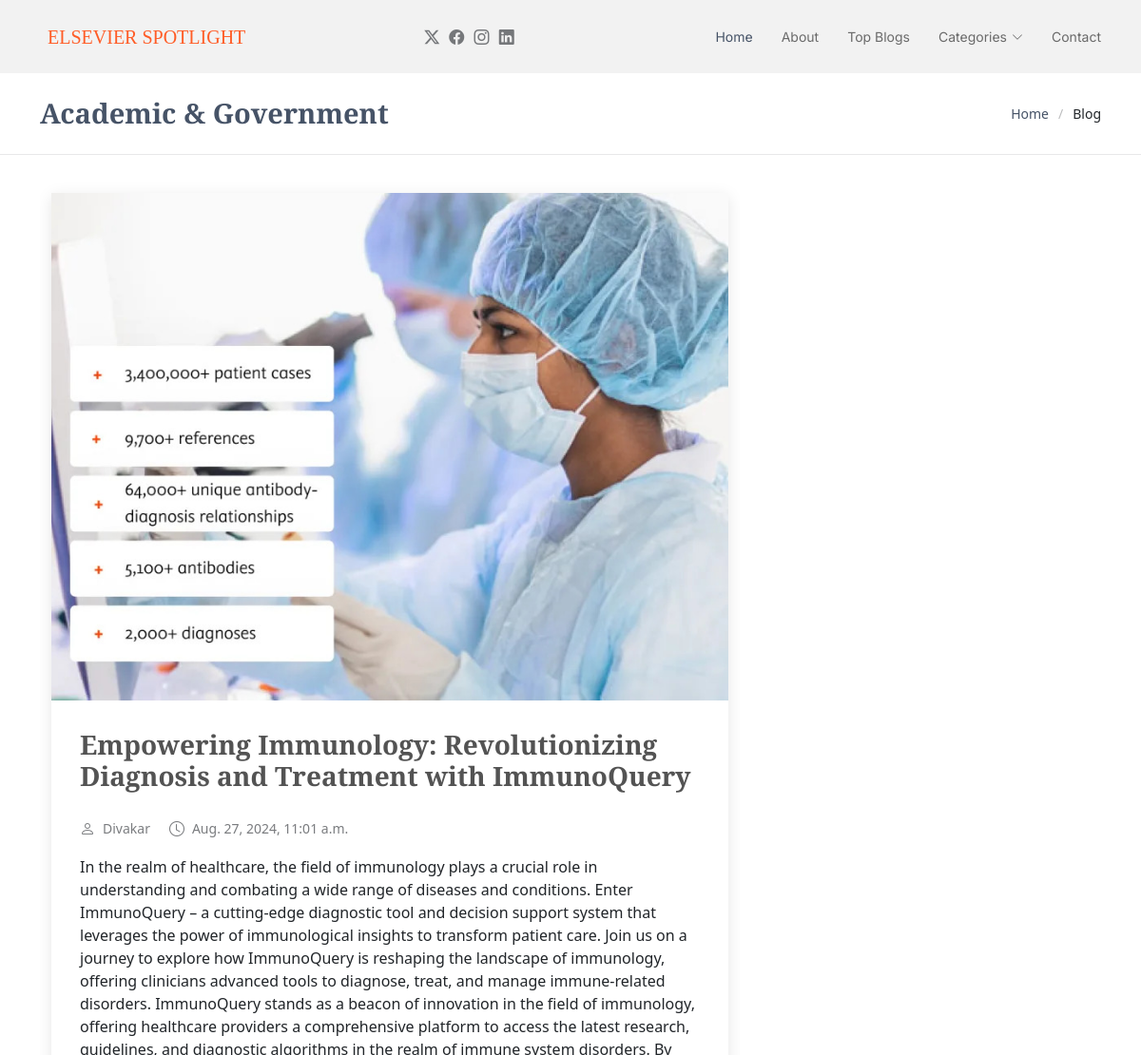
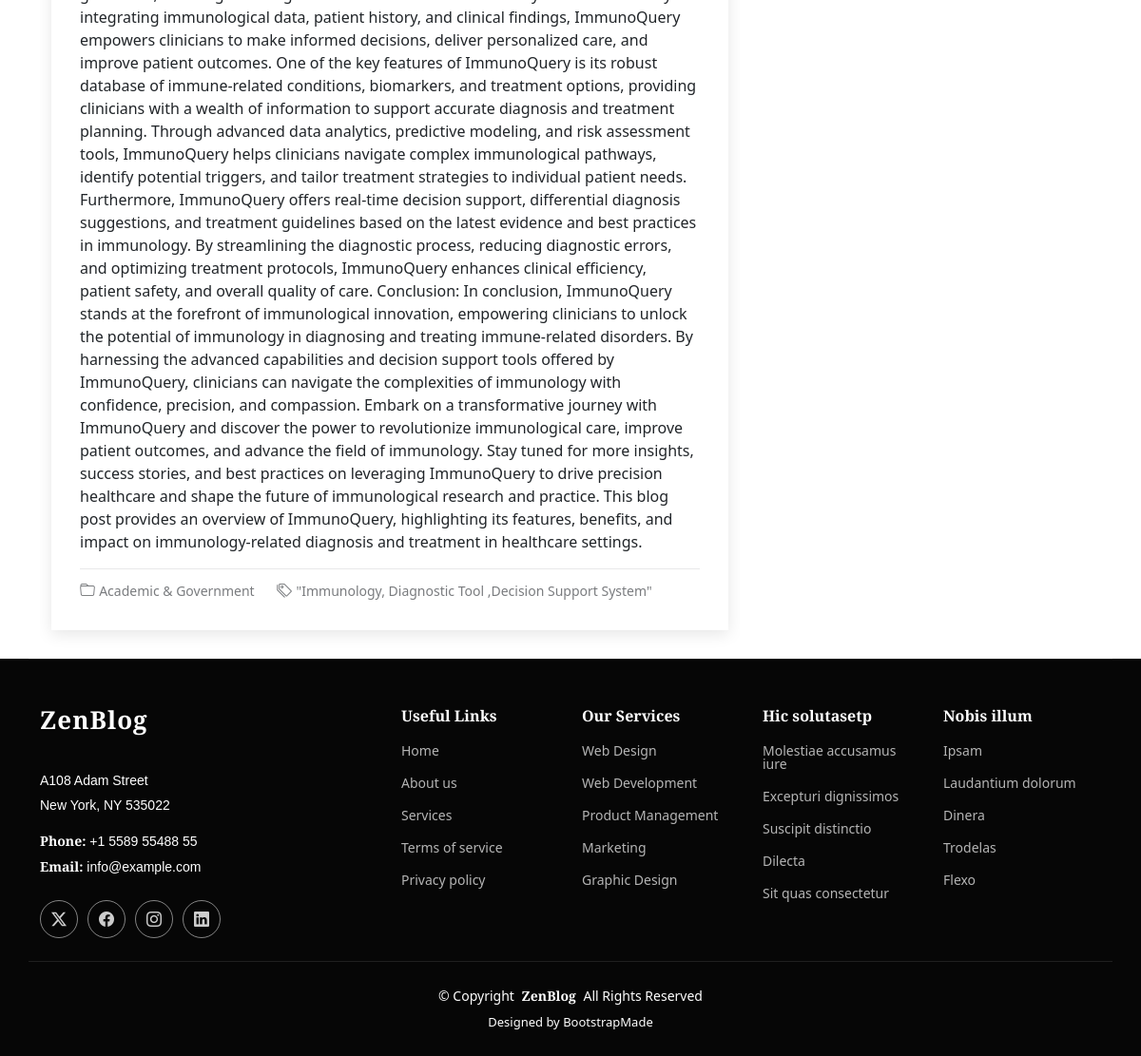
/a_g/revolutionizing-immunology-care-with-immunoquery/, run on the app's committed database (2 pictures, top to bottom).
### a_g/models.py (models this page shows, shortened)
class ag1(models.Model):
    title = models.CharField(max_length=200, unique=True)
    name=models.CharField(max_length=100,blank=False)
    slug = models.SlugField(max_length=200, unique=True)
    author = models.ForeignKey(User, on_delete= models.CASCADE,related_name='ag_posts')
    updated_on = models.DateTimeField(auto_now= True)
    content = models.TextField()
    created_on = models.DateTimeField(auto_now_add=True)
    status = models.IntegerField(choices=STATUS, default=0)
    categories=models.CharField(max_length=300,blank=False)
    tags=models.CharField(max_length=300,blank=False)
    text=models.CharField(max_length=300,blank=False)
    image=models.ImageField(upload_to='ag1/',blank=False)
    image1=models.ImageField(upload_to='ag1/',blank=False)
    image2=models.ImageField(upload_to='ag1/',blank=False)
    class Meta:
        ordering = ['-created_on']

### a_g/views.py (the view)
# urls.py: path('<slug:slug>/', views.PostDetail, name='post_detail_ag'),
def PostDetail(request,slug):
    agblogdata = get_object_or_404(ag1, slug=slug)
    context1={
        'ag':agblogdata
    }
    return render(request,'post_detail_ag.html',context1)

### templates/post_detail_ag.html (shortened to what this page needs)
{% load static %}
<!DOCTYPE html>
<html lang="en">
<head>
  <link href="{% static 'vendor/bootstrap/css/bootstrap.min.css'%}" rel="stylesheet">
  <link href="{% static 'vendor/bootstrap-icons/bootstrap-icons.css'%}" rel="stylesheet">
  <link href="{% static 'vendor/aos/aos.css'%}" rel="stylesheet">
  <link href="{% static 'vendor/swiper/swiper-bundle.min.css'%}" rel="stylesheet">
  <link href="{% static 'css/main.css'%}" rel="stylesheet">
</head>
<body class="single-post-page">
  <header id="header" class="header d-flex align-items-center sticky-top">
    <div class="container position-relative d-flex align-items-center justify-content-between">
      <a href="index.html" class="logo d-flex align-items-center me-auto me-xl-0">
        <h1 class="sitename">Elsevier Spotlight</h1>
      </a>
      <nav id="navmenu" class="navmenu">
        <ul>
          <li><a href="{% url 'home'%}" class="active">Home</a></li>
          <li><a href="{% url 'about'%}">About</a></li>
          <li><a href="{% url 'topblog'%}">Top Blogs</a></li>
          <li class="dropdown"><a href="{% url 'categories'%}"><span>Categories</span> <i class="bi bi-chevron-down toggle-dropdown"></i></a>
          </li>
          <li><a href="{% url 'contact'%}">Contact</a></li>
        </ul>
      </nav>
      <div class="header-social-links">
        <a href="#" class="twitter"><i class="bi bi-twitter-x"></i></a>
        <a href="#" class="facebook"><i class="bi bi-facebook"></i></a>
        <a href="#" class="instagram"><i class="bi bi-instagram"></i></a>
        <a href="#" class="linkedin"><i class="bi bi-linkedin"></i></a>
      </div>
    </div>
  </header>
  <main class="main">
    <div class="page-title">
      <div class="container d-lg-flex justify-content-between align-items-center">
        <h1 class="mb-2 mb-lg-0"><a href="{% url 'a_g'%}" style="font-size: 29px;">Academic & Government</a></h1>
        <nav class="breadcrumbs">
          <ol>
            <li><a href="{% url 'home'%}">Home</a></li>
            <li class="current">Blog</li>
          </ol>
        </nav>
      </div>
    </div>
    <div class="container">
      <div class="row">
        <div class="col-lg-8">
          <section id="blog-details" class="blog-details section">
            <div class="container">
              <article class="article">
                <div class="post-img">
                  <img src="{{ag.image.url}}"alt="" class="img-fluid">
                </div>
                <h2 class="title">{{ ag.title }}</h2>
                <div class="meta-top">
                  <ul>
                    <li class="d-flex align-items-center"><i class="bi bi-person"></i> <a href="blog-details.html">{{ ag.name }}</a></li>
                    <li class="d-flex align-items-center"><i class="bi bi-clock"></i> <a href="blog-details.html">{{ ag.created_on }}</a></li>
                  </ul>
                </div>
                <div class="content">
                  <p>{{ag.content}}</p>
                </div>
                <div class="meta-bottom">
                  <i class="bi bi-folder"></i>
                  <ul class="cats">
                    <li><a href="#">{{ag.categories}}</a></li>
                  </ul>
                  <i class="bi bi-tags"></i>
                  <ul class="tags">
                    <li><a href="#">"{{ag.tags}}"</a></li>
                  </ul>
                </div>
              </article>
            </div>
          </section>
        </div>
      </div>
    </div>
  </main>
  <footer id="footer" class="footer dark-background">
    <div class="container footer-top">
      <div class="row gy-4">
        <div class="col-lg-4 col-md-6 footer-about">
          <a href="index.html" class="logo d-flex align-items-center">
            <span class="sitename">ZenBlog</span>
          </a>
          <div class="footer-contact pt-3">
            <p>A108 Adam Street</p>
            <p>New York, NY 535022</p>
            <p class="mt-3"><strong>Phone:</strong> <span>+1 5589 55488 55</span></p>
            <p><strong>Email:</strong> <span>info@example.com</span></p>
          </div>
          <div class="social-links d-flex mt-4">
            <a href=""><i class="bi bi-twitter-x"></i></a>
            <a href=""><i class="bi bi-facebook"></i></a>
            <a href=""><i class="bi bi-instagram"></i></a>
            <a href=""><i class="bi bi-linkedin"></i></a>
          </div>
        </div>
        <div class="col-lg-2 col-md-3 footer-links">
          <h4>Useful Links</h4>
          <ul>
            <li><a href="#">Home</a></li>
            <li><a href="#">About us</a></li>
            <li><a href="#">Services</a></li>
            <li><a href="#">Terms of service</a></li>
            <li><a href="#">Privacy policy</a></li>
          </ul>
        </div>
        <div class="col-lg-2 col-md-3 footer-links">
          <h4>Our Services</h4>
          <ul>
            <li><a href="#">Web Design</a></li>
            <li><a href="#">Web Development</a></li>
            <li><a href="#">Product Management</a></li>
            <li><a href="#">Marketing</a></li>
            <li><a href="#">Graphic Design</a></li>
          </ul>
        </div>
        <div class="col-lg-2 col-md-3 footer-links">
          <h4>Hic solutasetp</h4>
          <ul>
            <li><a href="#">Molestiae accusamus iure</a></li>
            <li><a href="#">Excepturi dignissimos</a></li>
            <li><a href="#">Suscipit distinctio</a></li>
            <li><a href="#">Dilecta</a></li>
            <li><a href="#">Sit quas consectetur</a></li>
          </ul>
        </div>
        <div class="col-lg-2 col-md-3 footer-links">
          <h4>Nobis illum</h4>
          <ul>
            <li><a href="#">Ipsam</a></li>
            <li><a href="#">Laudantium dolorum</a></li>
            <li><a href="#">Dinera</a></li>
            <li><a href="#">Trodelas</a></li>
            <li><a href="#">Flexo</a></li>
          </ul>
        </div>
      </div>
    </div>
    <div class="container copyright text-center mt-4">
      <p>© <span>Copyright</span> <strong class="px-1 sitename">ZenBlog</strong> <span>All Rights Reserved</span></p>
      <div class="credits">
        Designed by <a href="https://bootstrapmade.com/">BootstrapMade</a>
      </div>
    </div>
  </footer>
</body>
</html>

### data on the page
ag1: image (picture), title "Empowering Immunology: Revolutionizing Diagnosis and Treatment with ImmunoQuery", name "Divakar", created_on "Aug. 27, 2024, 11:01 a.m.", content "In the realm of healthcare, the field of immunology plays a crucial role in understanding and combating a wide range of diseases and conditions. Enter ImmunoQuery – a cutting-edge diagnostic tool and decision support system that leverages the power of immunological insights to transform patient care. Join us on a journey to explore how ImmunoQuery is reshaping the landscape of immunology, offering clinicians advanced tools to diagnose, treat, and manage immune-related disorders. ImmunoQuery stands as a beacon of innovation in the field of immunology, offering healthcare providers a comprehensive platform to access the latest research, guidelines, and diagnostic algorithms in the realm of…", categories "Academic & Government", tags "Immunology, Diagnostic Tool ,Decision Support System"
